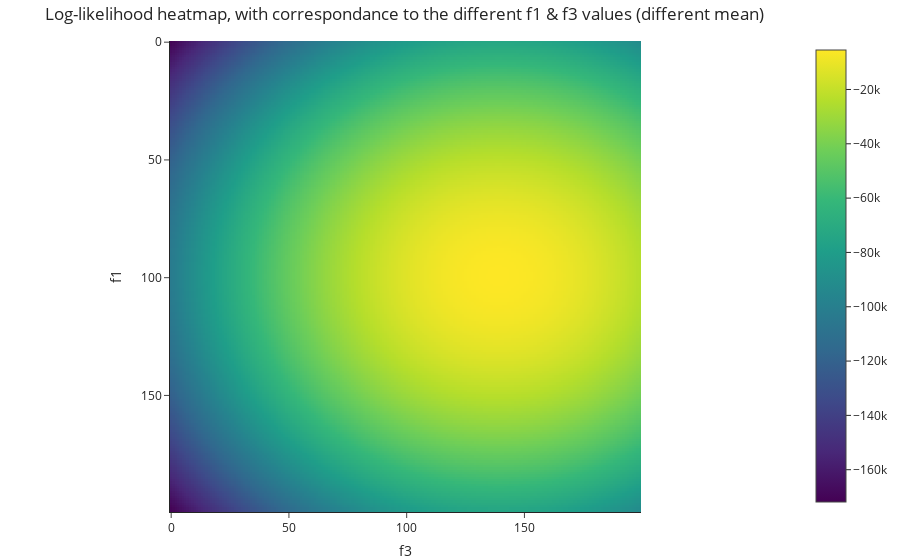

Notebook cell for this chart:
### Code cell
"""
what are you able to learn from the plot?
The plot can be interpreted similarily to a countour plot, 
in the sense that the LL, as a function of (f1, f3), recieves higher values in the (f1, f3) values corresponding to the yellow ellispoides. 
this means that in order to maximize the LL, we would prefer using a 'mu' with correspondance to those values.
"""

title = "Log-likelihood heatmap, with correspondance to the different f1 & f3 values (different mean)"
px.imshow(log_likelihoods, title=title, labels={"x": "f3", "y": "f1"}).show()

### Figure 1 — Plotly figure (JSON) as saved in the notebook; plotly's stock layout.template omitted (floating-point values rounded to 4 significant figures; data arrays with more than 128 entries replaced by an {"elided": "..."} marker saying what was removed)
{"data": [{"coloraxis": "coloraxis", "hovertemplate": "f3: %{x}<br>f1: %{y}<br>color: %{z}<extra></extra>", "name": "0", "type": "heatmap", "xaxis": "x", "yaxis": "y", "z": {"elided": "200x200 float values"}}], "layout": {"coloraxis": {"colorscale": [[0, "#440154"], [0.1111, "#482878"], [0.2222, "#3e4989"], [0.3333, "#31688e"], [0.4444, "#26828e"], [0.5556, "#1f9e89"], [0.6667, "#35b779"], [0.7778, "#6ece58"], [0.8889, "#b5de2b"], [1, "#fde725"]]}, "title": {"text": "Log-likelihood heatmap, with correspondance to the different f1 & f3 values (different mean)"}, "xaxis": {"anchor": "y", "constrain": "domain", "domain": [0, 1], "scaleanchor": "y", "title": {"text": "f3"}}, "yaxis": {"anchor": "x", "autorange": "reversed", "constrain": "domain", "domain": [0, 1], "title": {"text": "f1"}}}}
